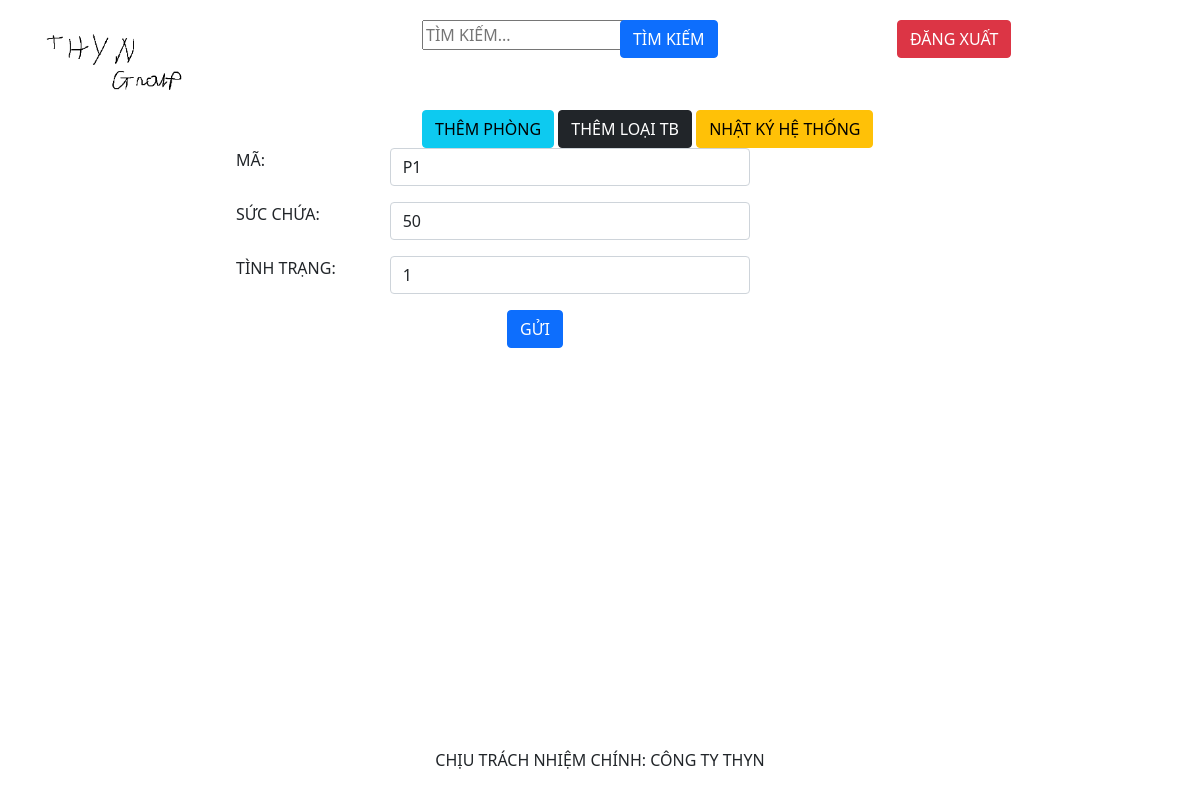
/index.php?quanly=suaphong&stt_phong=P1 (signed in), run on the app's committed database.
### tables this page shows
CREATE TABLE `phong` (
  `id_phong` int(11) NOT NULL,
  `stt_phong` varchar(10) NOT NULL,
  `cho` int(11) NOT NULL,
  `tinh_trang` int(11) NOT NULL
);

### src/pages/modules/suaphong.php (the view, shortened to what this page needs)
<?php
    $stt_phong = $_GET['stt_phong'];
    if($_SERVER['REQUEST_METHOD'] === 'GET'){
        $sql_get = "SELECT * FROM phong WHERE stt_phong = '".$stt_phong."' ";
        $query_get = mysqli_query($mysqli, $sql_get);
        $row_get = mysqli_fetch_array($query_get);
    }
?>
<div class="main">
    <div class="row">
        <form method="post" id="suaphong">
            <div class="form-group row mb-3 offset-2">
                <label for="stt" class="col-2" >MÃ: </label>
                <div class="col-5"> <input id="stt" class="form-control" type="text" name="stt_phong" value="<?php echo $row_get['stt_phong'] ?>"></div>
            </div>
            <div class="form-group row mb-3 offset-2">
                <label for="succhua" class="col-2" >SỨC CHỨA: </label>
                <div class="col-5"> <input id="succhua" class="form-control" type="text" name="cho" value="<?php echo $row_get['cho'] ?>"></div>
            </div>
            <div class="form-group row mb-3 offset-2">
                <label for="tt" class="col-2" >TÌNH TRẠNG: </label>
                <div class="col-5"> <input id="tt" class="form-control" type="text" name="tinhtrang" value="<?php echo $row_get['tinh_trang'] ?>"></div>
            </div>
            <div class="form-group row">
                <div class="col offset-5">
                    <button class="btn btn-primary" type="submit">GỬI</button>
                </div>
            </div>
        </form>
    </div>
</div>

### src/css/style.css (style rules this page uses)
.main { height: 600px; }

### data on the page
phong: stt_phong "P1", cho "50", tinhtrang "1"
